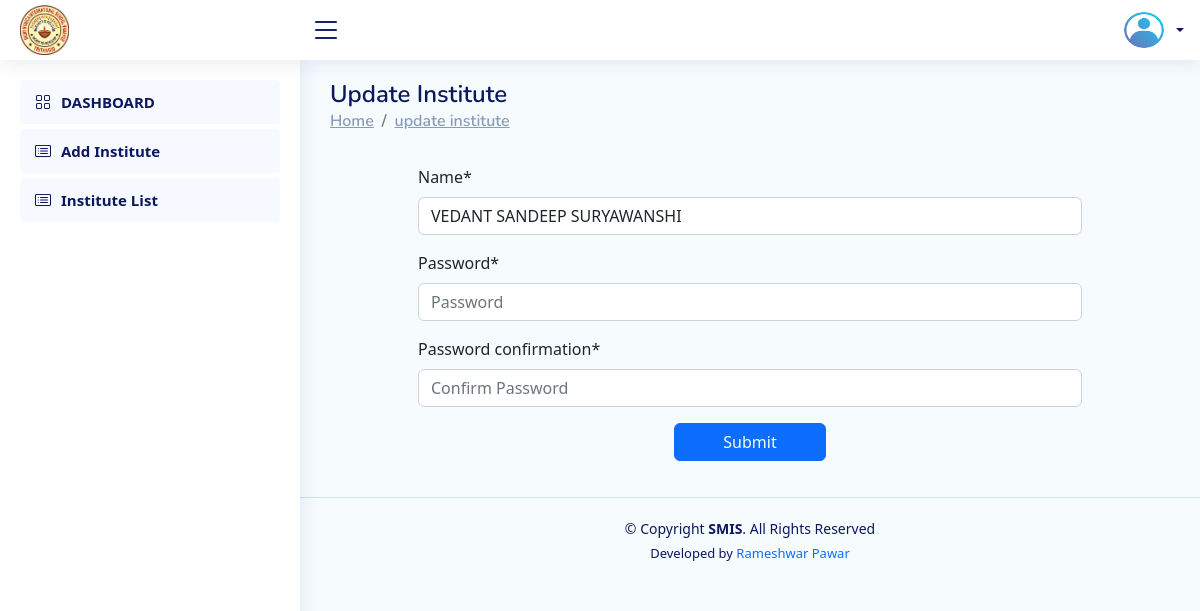
/Developer/update_institute/242, run on an earlier commit of the app's database.
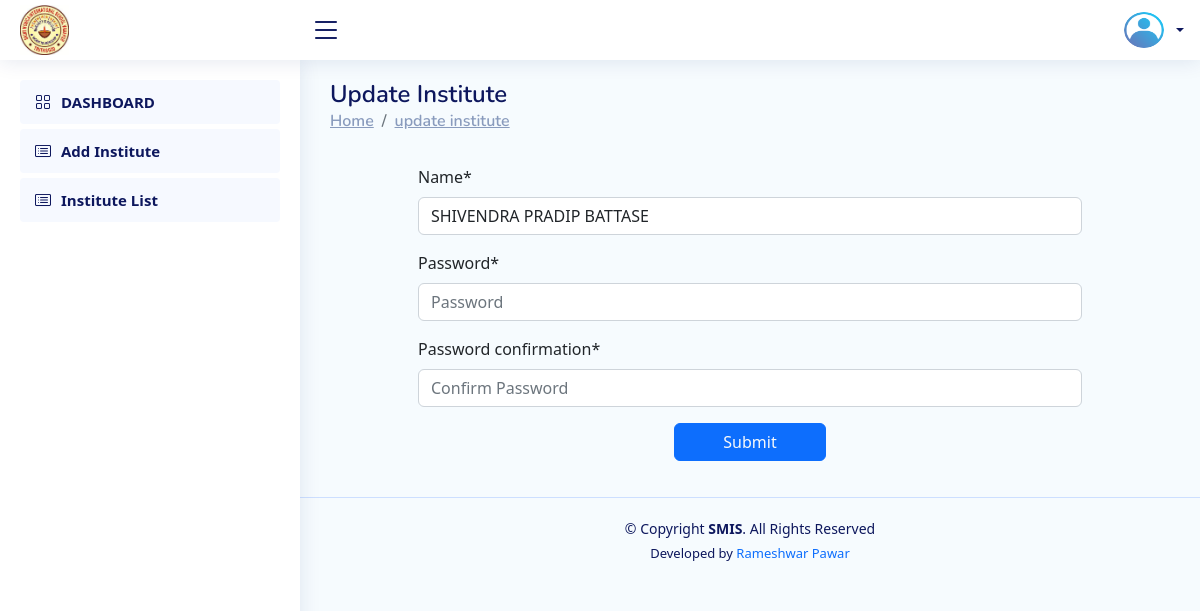
And on a later commit of the database.
### Institute/models.py (models this page shows, shortened)
class CustomUser(AbstractUser):
    student_prn_no = models.BigIntegerField(null=True,unique=True)
    name = models.CharField(max_length=200,null=True)
    roll_no = models.CharField(max_length=20,null=True)
    class_name = models.CharField(max_length=50,null=True,choices=CLASS)
    division = models.CharField(max_length=10,null=True,choices=DIVISION)
    is_institute=models.BooleanField(default=False)
    is_staff=models.BooleanField(default=False)
    is_student=models.BooleanField(default=False)
    staff_id = models.CharField(max_length=10,null=True)
    designation=models.CharField(max_length=50,null=True,blank=True)
    email=models.EmailField(max_length=254,null=True,blank=True)
    gender=models.CharField(max_length=50,null=True,blank=True,choices=GENDER)

### Developer/views.py (the view)
# urls.py: path("update_institute/<int:id>",views.update_institute,name="update_institute"),
def update_institute(request,id):
    if request.method=="POST":
        pi=CustomUser.objects.get(pk=id)
        fm=Update_institute_Form(request.POST,request.FILES, instance=pi)
        if fm.is_valid():
            fm.save()
            messages.success(request,'Institute Updated Successfully')
    else:
        pi=CustomUser.objects.get(pk=id)
        fm=Update_institute_Form(instance=pi)
    return render(request,'developer__update_institute.html',{'form':fm})

### Developer/forms.py
class Update_institute_Form(UserCreationForm):
    def __init__(self, *args, **kwargs):
        super().__init__(*args, **kwargs)
        self.fields['password1'].widget = forms.PasswordInput(attrs={'autocomplete': 'new-password', 'placeholder': 'Password'})
        self.fields['password2'].widget = forms.PasswordInput(attrs={'autocomplete': 'new-password', 'placeholder': 'Confirm Password'})
        self.fields['password1'].help_text = None
        self.fields['password2'].help_text = None
    class Meta:
        model = CustomUser
        fields = ('name','password1','password2' )

### Staff/views.py (called while the page is built)
def my_exam_list_object_for_base(request):
    if request.user.is_authenticated:
        exam = Exam.objects.filter(staff_id=request.user.staff_id).order_by('-id')
    else:
        exam={}
    return {'exam_list_data': exam}

### Developer/templates/developer__update_institute.html (shortened to what this page needs)
{% extends 'developer_base.html' %}
{% load crispy_forms_tags %}
{% block content %}
<main id="main" class="main">
    <div class="pagetitle">
        <h1>Update Institute</h1>
        <nav>
            <ol class="breadcrumb">
                <li class="breadcrumb-item"><a href="#">Home</a></li>
                <li class="breadcrumb-item"><a href="#">update institute</a></li>
    </ol>
    </nav>
    </div>
    <section class="section dashboard">
        <div class="row">
            <div class="col-lg-12">
                <div class="row">
                  <div class="col-sm-1"></div>
                  <div class="col-sm-10 px-3 py-3 rounded">
                    <div class="container" style="max-width:100%;">
                         <form id="my-form" method="POST" enctype="multipart/form-data">
                            {{form|crispy}}
                           <center> <input type="submit" value="Submit" class="btn btn-primary text-light px-5 px-3"></center>
                         </form>
                    </div>
                  </div>
                  <div class="col-sm-1"></div>
                </div>
            </div>
        </div>
    </section>
</main>
{% endblock content %}

What changed in the data, as far as the page shows it:
changed CustomUser: name "VEDANT SANDEEP SURYAWANSHI" → "SHIVENDRA PRADIP BATTASE"
